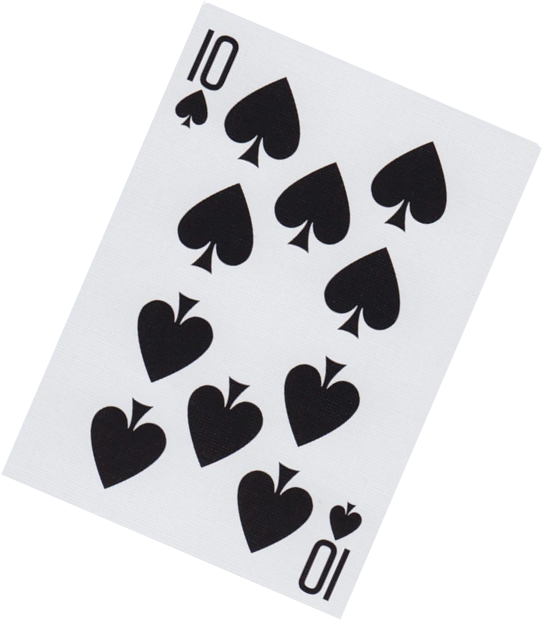
#> input picture 08-Perspective.py/image.png, 544 x 620 px
$ python 01-Perspective.py
#> lines starting #> are read from the running program, lines starting #| are printed output that depends on the picture
import cv2
import numpy as np

#import image
img = cv2.imread("image.png")
#> img is the input picture: shape (620, 544, 3); mean B, G, R 214.7, 212.3, 212.1
cv2.imshow("original", img)

width = 400
height = 500

#generate a matris with pixel values of corners

pts1 = np.float32([[230,1],[1,142],[540,150],[338,617]])
pts2 = np.float32([[0,0],[0,height],[width,0],[width,height]])

matrix = cv2.getPerspectiveTransform(pts1, pts2)
print(matrix)

img_output=cv2.warpPerspective(img, matrix, (width,height))
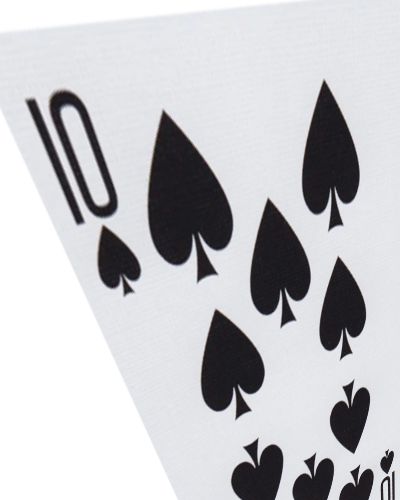
#> img_output: shape (500, 400, 3); mean B, G, R 199.3, 196, 195.6
cv2.imshow("convertedimg", img_output)
